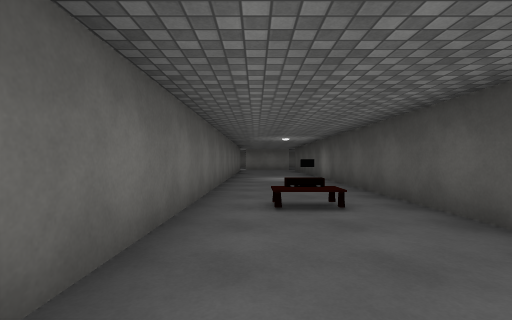
view 1 (above)

24 first-person views from a walk through a scene from a Unity 3-D project. The camera is 1.2 m above the floor, looks level and sees 85° across. Doors are open. The floor is counted in squares, 2 m on a side. Each view is taken from the middle of a square. On the plan, view 1 faces up. The plan holds only what a view shows up to about 9 squares ahead; the rest is blank. The place goes on beyond the plan. The player character is not drawn. Surface patterns are stand-ins for the level's own textures.

view 2
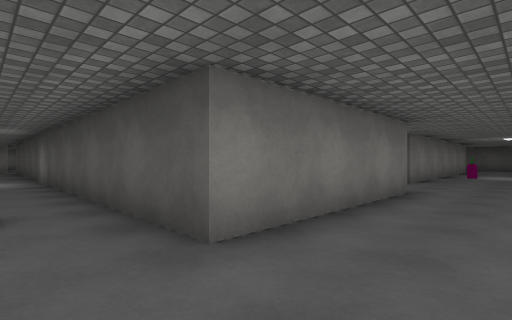

view 3
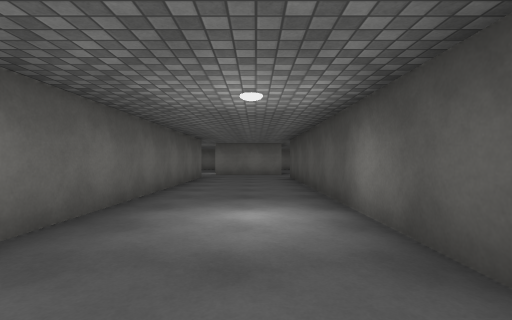

view 4
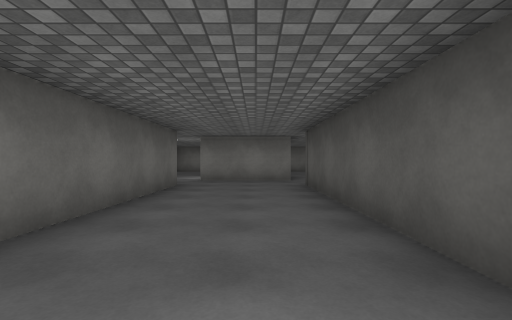

view 5
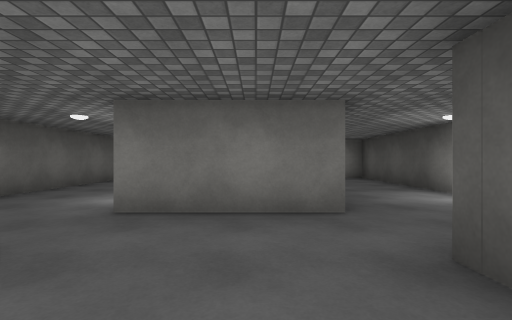

view 6
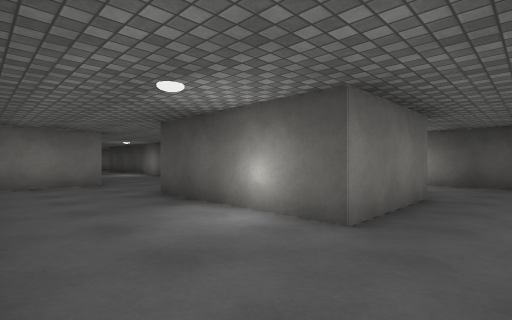

view 7
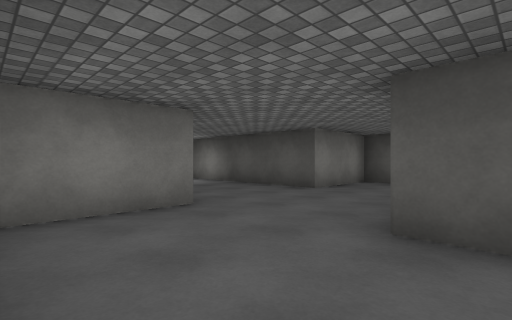

view 8
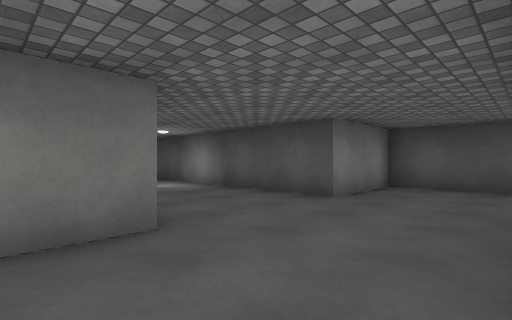

view 9
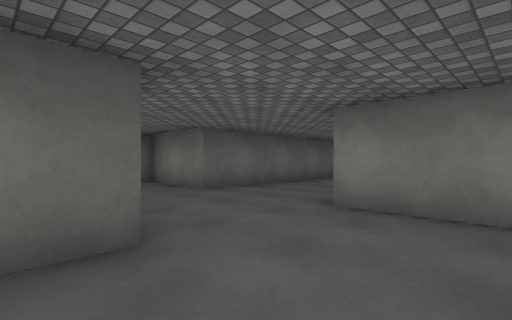

view 10
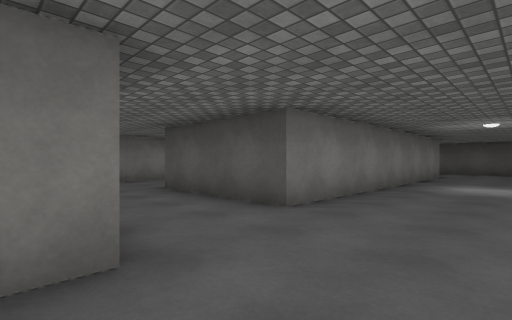

view 11
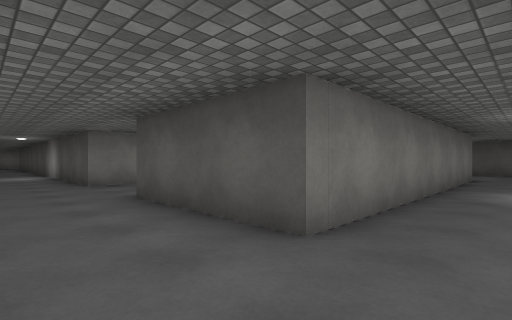

view 12
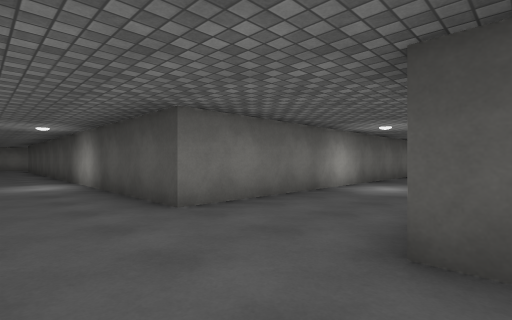

view 13
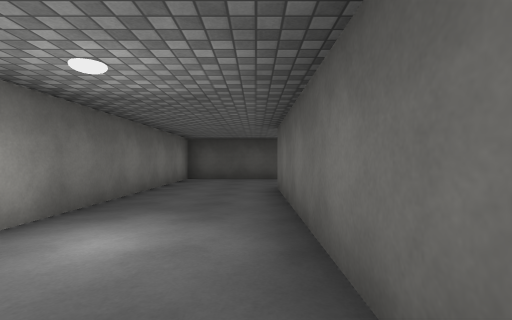

view 14
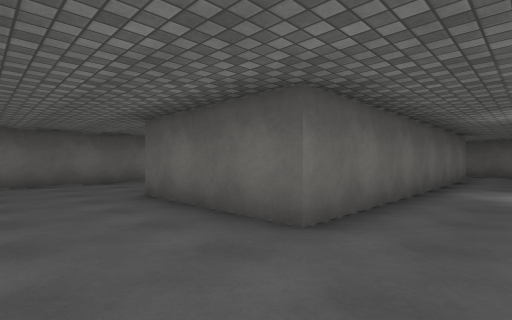

view 15
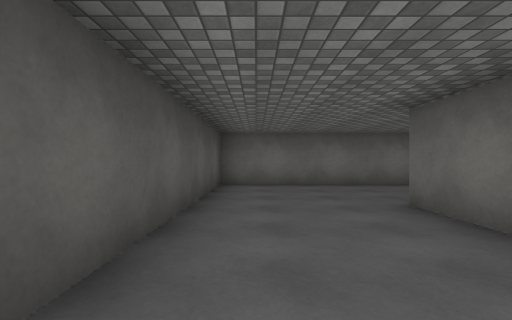

view 16
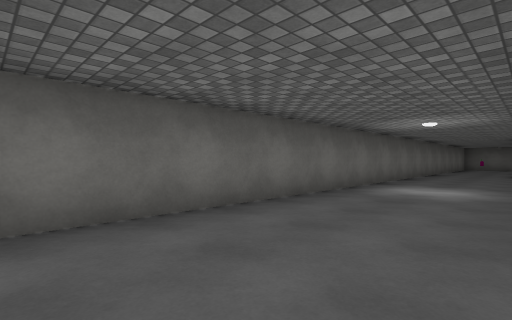

view 17
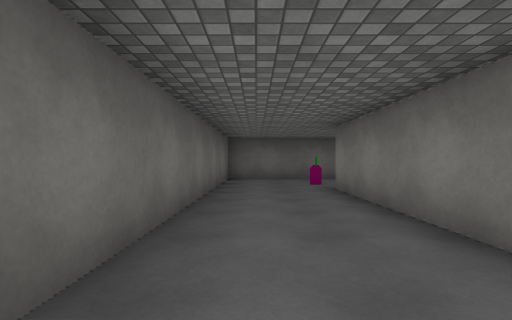

view 18
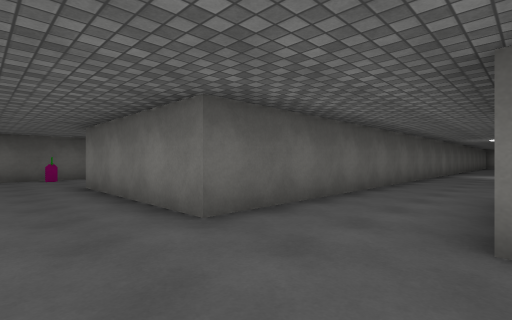

view 19
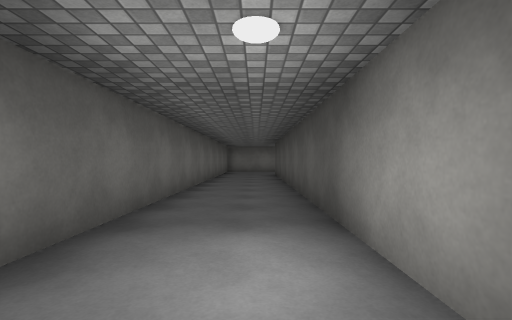

view 20
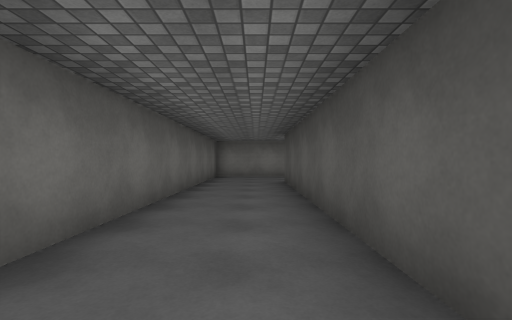

view 21
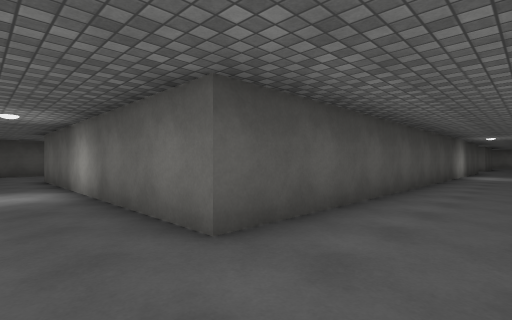

view 22
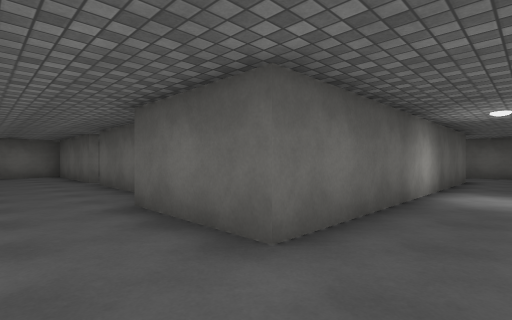

view 23
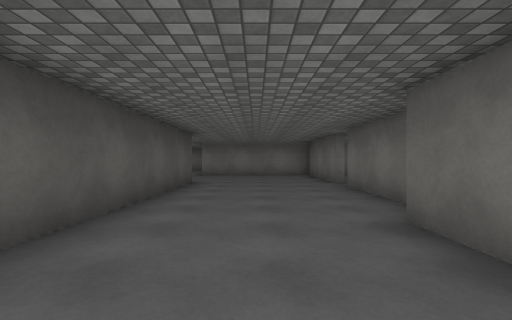

view 24
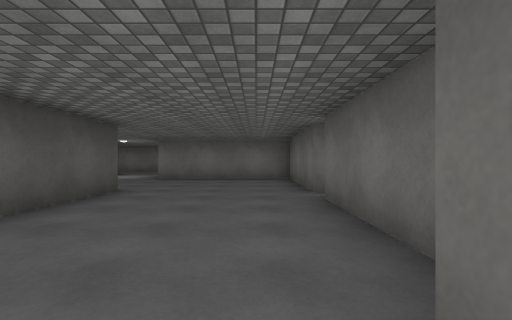

### Floor plan
Points are (right, up) in squares from view 1. A wall is a line through its corners. A room is listed if a view was taken in it or the views show most of it. See-through windows are left out.
Room 1 (views 1, 2, 3, 4, 5, 6, 7, 8, 9, 10)
walls: (-0.9, 15.6) (-0.9, -0.9) (7.1, -0.9); (2.1, 17.2) (-0.6, 17.2) (-0.6, 20.9); (4.5, 16.2) (4.5, 23.3) (2.2, 23.3) (2.2, 28.5); (2, 20.9) (2, 20); (6.6, 1.7) (2.2, 1.7) (2.2, 15.8); (-0.9, 27.9) (-0.9, 23.3) (-3.2, 23.3) (-3.2, 18.5)
ways out: opening at (6, 0.5) to room 2
objects: other object (5, 1)
Room 2 (views 11, 12, 13, 14, 15, 16, 17, 18, 19, 20, 21, 22, 23, 24)
walls: (17, 5.5) (17, 2.3) (8.8, 2.3) (8.8, 5.5) (17, 5.5); (6.6, 10.4) (6.6, 1.7); (15.9, 15.9) (15.9, 12.2) (20.1, 12.2); (19.7, 15.5) (19.7, 21.2); (9.1, -0.9) (19.9, -0.9) (19.9, 8.2) (8.8, 8.2) (8.8, 22.7) (16.5, 22.7) (16.5, 20.2); (15.9, 19.4) (15.9, 16.6); (6.6, 24) (6.6, 12.5)
ways out: opening at (6, 0.5) to room 1; open door at (16, 16)

Where each view was taken, in squares from view 1:
view 1: 0 up, 0 right, facing up
view 2: 0 up, 1 right, facing up-right
view 3: 6 up, 1 right, facing up
view 4: 9 up, 1 right, facing up
view 5: 14 up, 1 right, facing up
view 6: 16 up, 3 left, facing up-right
view 7: 20 up, 3 left, facing up-right
view 8: 21 up, 2 left, facing up-right
view 9: 20 up, 4 right, facing up-left
view 10: 0 up, 6 right, facing up-right
view 11: 1 up, 7 right, facing up-right
view 12: 5 up, 7 right, facing up-right
view 13: 6 up, 11 right, facing right
view 14: 7 up, 19 right, facing down-left
view 15: 6 up, 19 right, facing down
view 16: 2 up, 19 right, facing down-left
view 17: 0 up, 8 right, facing left
view 18: 0 up, 9 right, facing up-left
view 19: 11 up, 8 right, facing up
view 20: 15 up, 8 right, facing up
view 21: 24 up, 7 right, facing down-right
view 22: 24 up, 18 right, facing down-left
view 23: 23 up, 18 right, facing down
view 24: 21 up, 17 right, facing down
